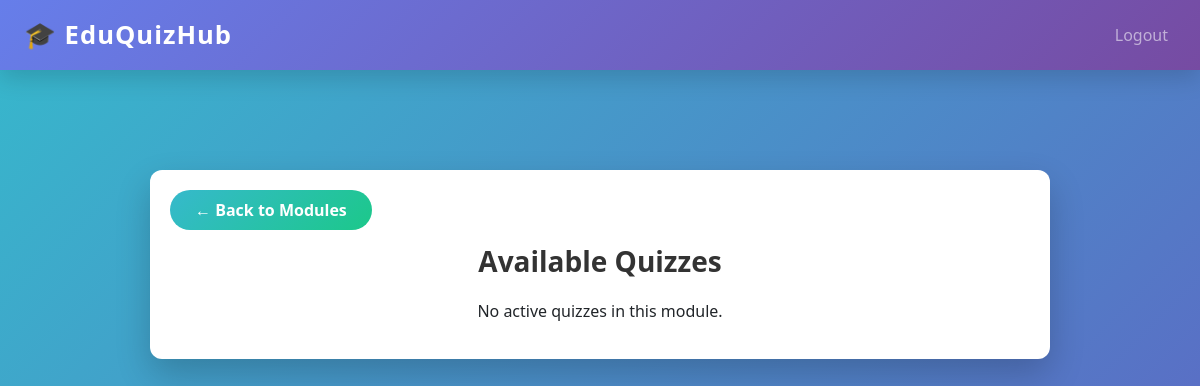
Page /student/module/1/quizzes (signed in) on the earlier database version.
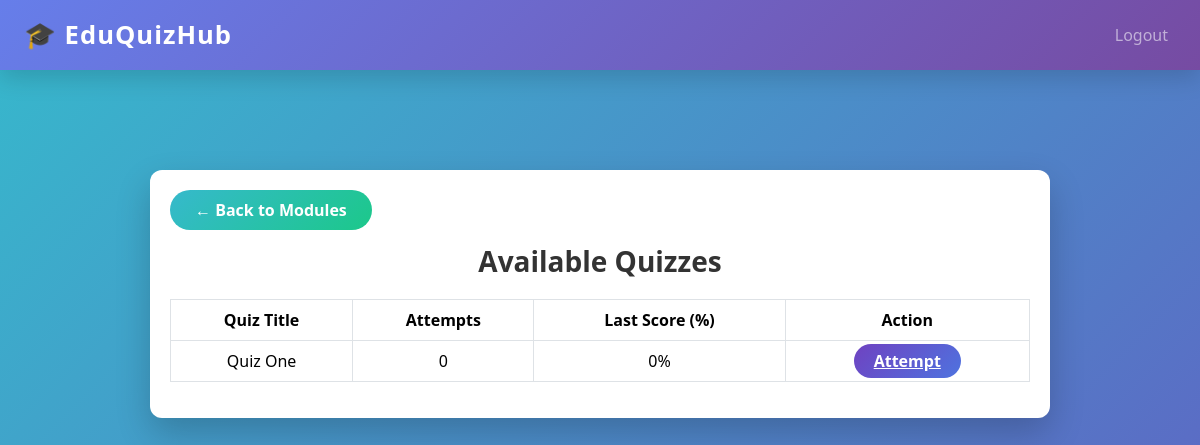
Same page on the later database version.
### tables this page shows
CREATE TABLE quizzes (
    id INTEGER PRIMARY KEY AUTOINCREMENT,
    module_id INTEGER NOT NULL,
    title TEXT NOT NULL,
    time_limit INTEGER,
    is_active INTEGER DEFAULT 0,
    FOREIGN KEY (module_id) REFERENCES modules(id)
);

### app.py (the view)
@app.route("/student/module/<int:module_id>/quizzes")
def module_quizzes(module_id):
    if session.get("role") != "student":
        return redirect(url_for("login"))
    quizzes = get_student_module_quizzes(session["user_id"], module_id)
    return render_template(
        "module_quizzes.html",
        quizzes=quizzes
    )

### db/db.py (called while the page is built)
def get_db_connection():
    conn = sqlite3.connect(DB_NAME)
    conn.row_factory = sqlite3.Row
    return conn

def get_student_module_quizzes(student_id, module_id):
    with get_db_connection() as conn:
        return conn.execute(
            """
            SELECT q.*,
                   IFNULL(a.attempt_count, 0) AS attempt_count,
                   IFNULL(a.percentage, 0) AS last_percentage
            FROM quizzes q
            LEFT JOIN (
                SELECT quiz_id,
                       COUNT(*) AS attempt_count,
                       ROUND(MAX(score*100.0/total_questions), 2) AS percentage
                FROM attempts
                WHERE student_id = ?
                GROUP BY quiz_id
            ) a ON q.id = a.quiz_id
            WHERE q.module_id = ? AND q.is_active = 1
            """,
            (student_id, module_id)
        ).fetchall()

### templates/module_quizzes.html (shortened to what this page needs)
{% extends "base.html" %}
{% block content %}
<div class="table-wrapper">
    <a href="{{ url_for('student_modules') }}" class="btn-back">← Back to Modules</a>
    <h3>Available Quizzes</h3>
    {% if quizzes %}
    <table class="table table-bordered">
        <thead>
            <tr>
                <th>Quiz Title</th>
                <th>Attempts</th>
                <th>Last Score (%)</th>
                <th>Action</th>
            </tr>
        </thead>
        <tbody>
            {% for quiz in quizzes %}
            <tr>
                <td>{{ quiz.title }}</td>
                <td>{{ quiz.attempt_count }}</td>
                <td>{{ quiz.last_percentage }}%</td>
                <td>
                    <a href="{{ url_for('attempt_quiz', quiz_id=quiz.id) }}" class="btn-attempt">
                        Attempt
                    </a>
                </td>
            </tr>
            {% endfor %}
        </tbody>
    </table>
    {% else %}
        <p class="text-center text-dark">No active quizzes in this module.</p>
    {% endif %}
</div>
{% endblock %}

Differences in the rows shown:
now on this page (row edited): quizzes: title "Quiz One", attempt_count "0", last_percentage "0"
Other differences:
text no longer shown: "No active quizzes in this module."
text now shown: "Quiz Title Attempts Last Score (%) Action"
